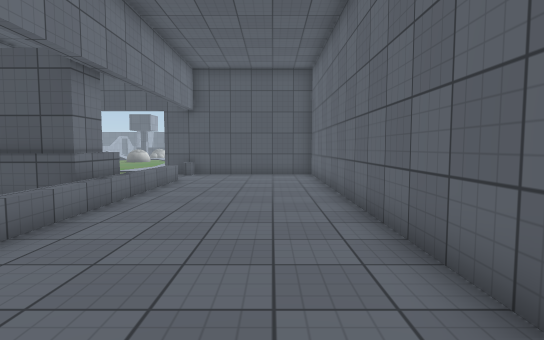
View 1 (above)

16 first-person views from a walk through a scene from a Unity 3-D project. The camera is 1.3 m above the floor, tilts 4° down and sees 80° across. The floor is counted in squares, 1 m on a side. Each view is taken from the middle of a square. On the plan, view 1 faces up. The plan holds only what a view shows up to about 14 squares ahead; the rest is blank. The place goes on beyond the plan. The player character is not drawn. Some surface patterns are stand-ins.

View 2
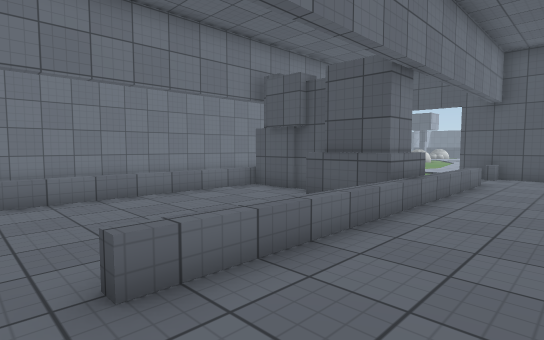

View 3
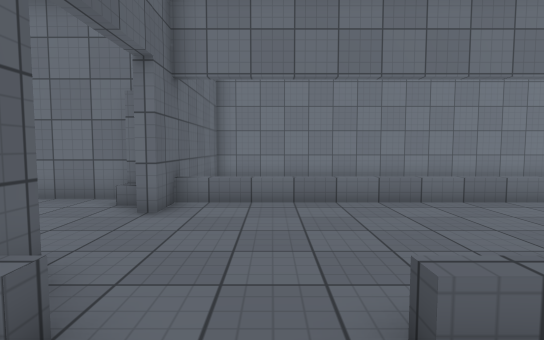

View 4
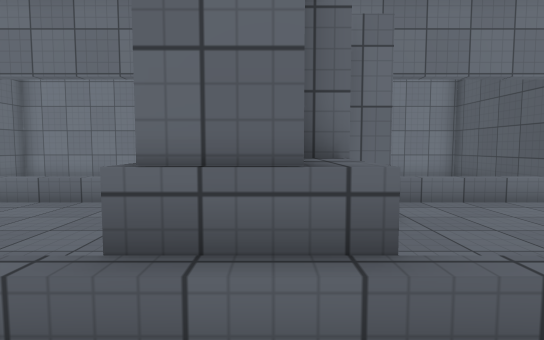

View 5
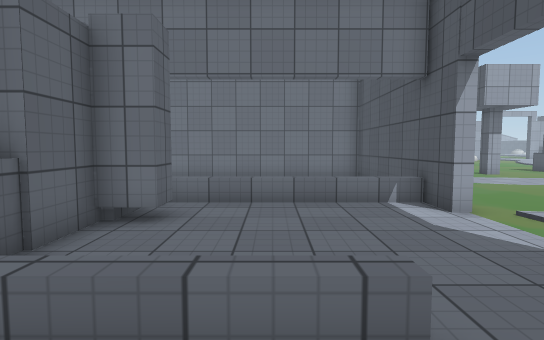

View 6
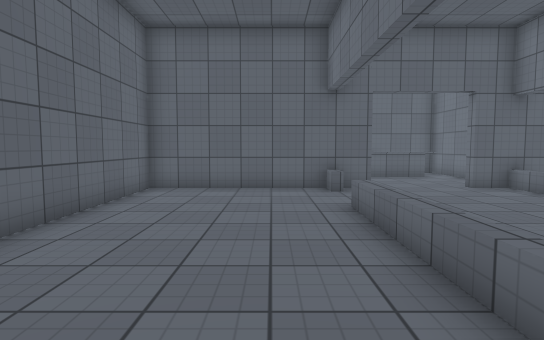

View 7
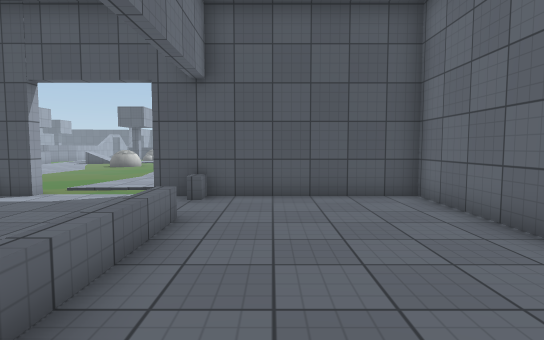

View 8
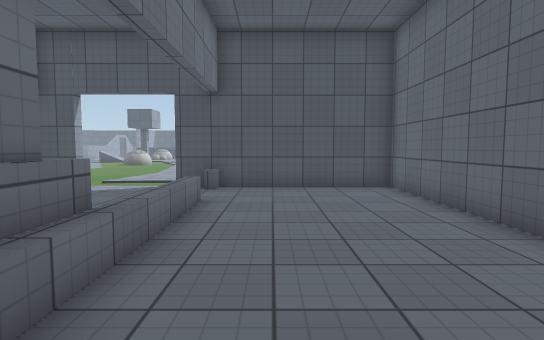

View 9
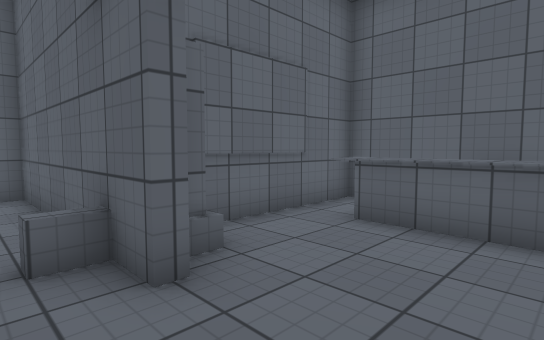

View 10
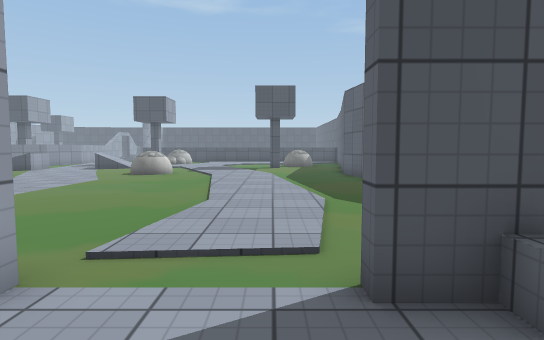

View 11
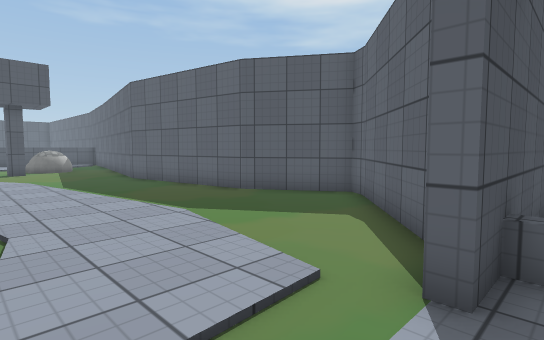

View 12
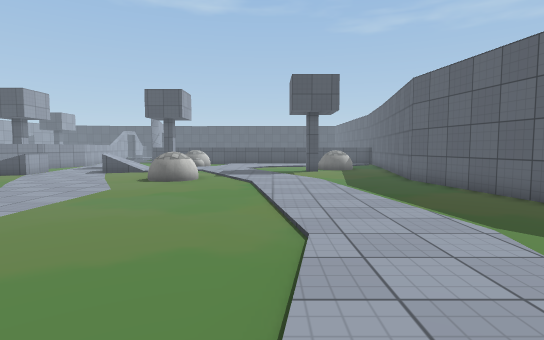

View 13
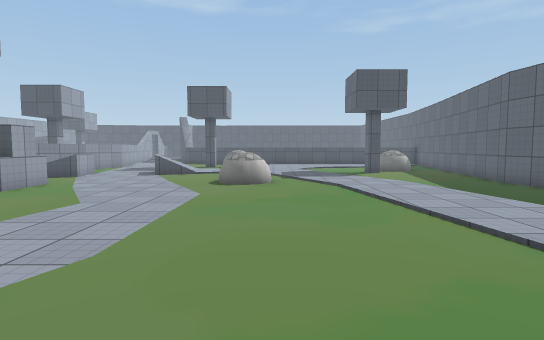

View 14
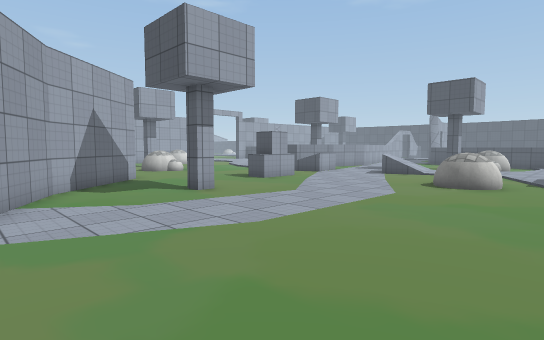

View 15
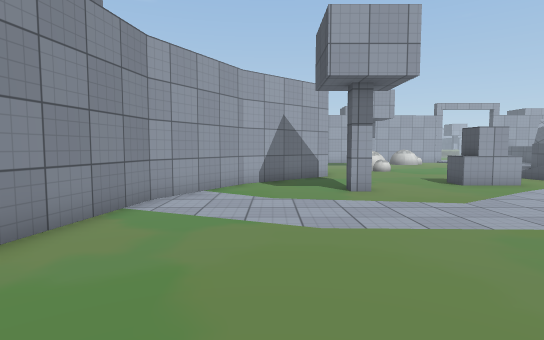

View 16
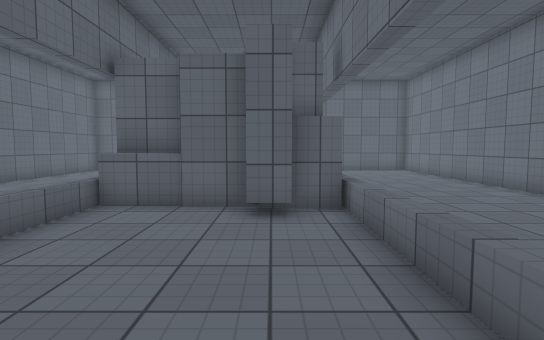

### Floor plan
Key: @ floor where view 1 was taken; # wall or solid block; . floor; / step, stairs or slope; = window, fence, low wall or low ledge; ^ raised ledge; O other object.
Columns run from 22 left of view 1 to 2 right of it. Each row starts with its distance up from view 1.
 31  /=......  .... ....#
 30  ........  /........#
 29   .......OOO........#
 28    #................#
 27 ..##................#
 26 ....................#
 25 ....................##
 24  ....................#
 23 ....#................#
 22 #....................##
 21 ##....................##
 20  #.....................#
 19  ###..................##
 18    ##...............###
 17     ####...........##
 16       ########...########
 15       #     ^.....^.....#
 14       #     ^...........#
 13       #     ^...........#
 12       #     ^.....^.....#
 11       #  .. ^.....^.....#
 10       #  .. ^.#...^.....#
  9       # ... ^###^^^.....#
  8       #.... ^###^^#.....#
  7       #.... ^...^#^.....#
  6       #.... ^.... ^.....#
  5       #.... ^.... ^.....#
  4       #.... ^.... ^.....#
  3       #.... ^.... ^.....#
  2       #.... ^.... ^.....#
  1       #     ^.....^.....#
  0       #     ^.........@.#
 -1       #     ^...........#
 -2       ######^.....#.....#
 -3             ##...########
 -4             #......#
 -5             #......#
 -6             #^^^^^.#
 -7                ^^^.#
 -8                   .#
 -9                #####

Positions as (right, up) in squares from view 1, and headings:
1: (0, 0), facing up
2: (-1, 0), facing up-left
3: (-2, 0), facing left
4: (-2, 8), facing left
5: (-2, 12), facing left
6: (-2, 8), facing down
7: (-2, 7), facing up
8: (-2, 5), facing up
9: (-8, -1), facing down-right
10: (-6, 13), facing up
11: (-8, 15), facing up-right
12: (-8, 16), facing up
13: (-11, 17), facing up
14: (-9, 17), facing up-left
15: (-8, 20), facing left
16: (-8, 16), facing down
